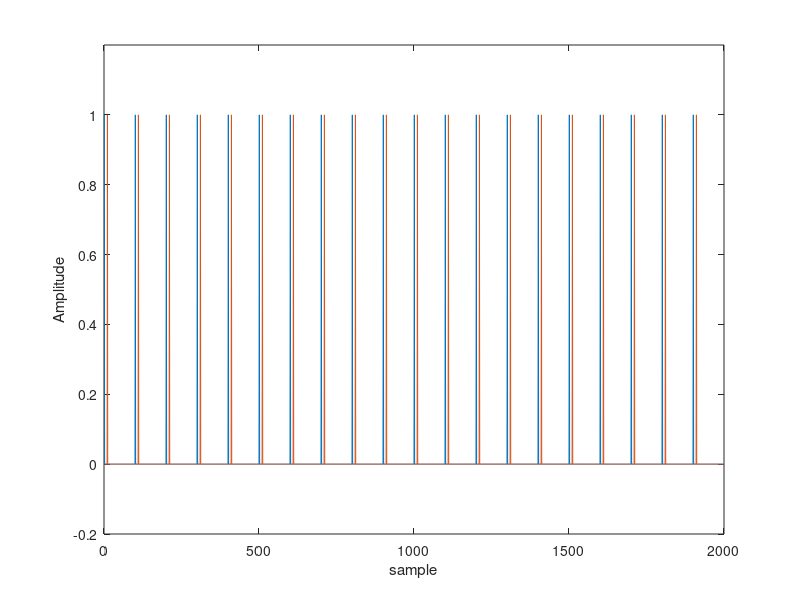
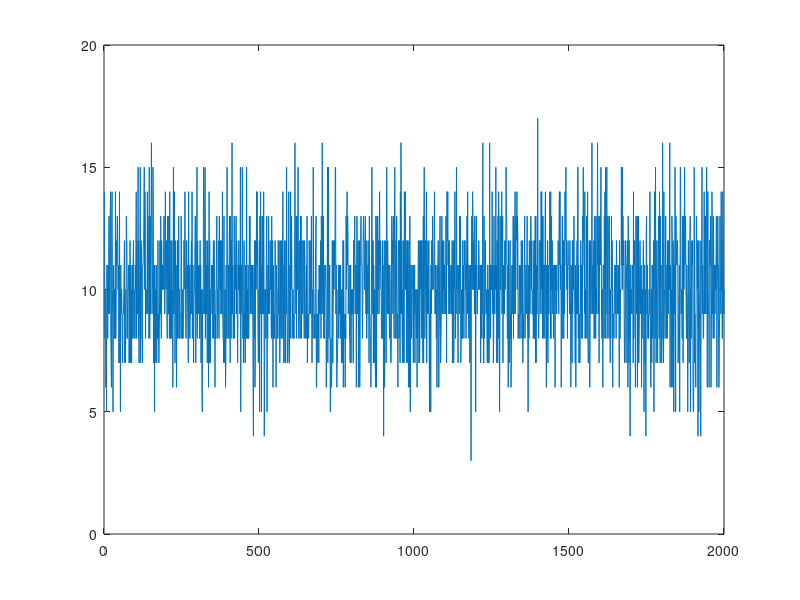
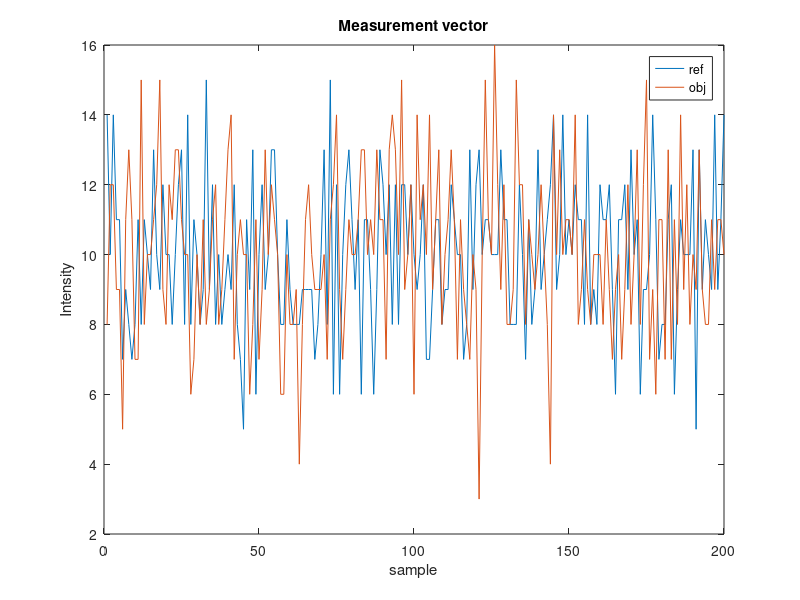

MATLAB code to generate these figures, in order: (Note: this script raises an error after producing the figures.)
clear all;
close all;
clc;

f=1000;
T=1/f;
fs=50;
Ts=1/fs;
k= 1; %sparse level per cycles
Nc = 100 % number sample per cycles
M = Nc*f/500; % number tranfers
N= Nc * f/fs; % length of signal

%generate signal reference
refsig = zeros(N,1);
ref= zeros(Nc,1) % signal tranfers
ref(1,1)= 1;

% time of the light wave flighting from the object to the imaging sensor
shiftime = 10;

%generate signal object
objsig = zeros(N,1);
obj = zeros(Nc,1)
obj (1+shiftime: k+shiftime)=1;

for i= 1:f/fs
    refsig((i-1)*Nc+1:i*Nc) = ref(:,1);
    objsig((i-1)*Nc+1:i*Nc) = obj(:,1);
end

% for i= 1:N
%     t(i) = (i-1)/(f*Nc);
% end

figure(1);
% plot(t,refsig,'linewidth',2)
plot(refsig);
hold on
plot(objsig)
ylim([-0.2 1.2]);
xlabel('sample');
ylabel('Amplitude');

%generate encode signal
Phi = randi([0 1],N,N);
y=Phi*refsig;
figure(2);
plot(y)


for i=1:M
   position(i,1) = (i-1) *shiftime+1
end

outputref = zeros(M,1);
outputobj = zeros(M,1);

%Making random measurements
A=zeros(M,N);
for i=1 : M
    outputref(i) = y(position(i));
    A(i,:) = Phi(position(i),:);
end
outputobj = A * objsig;


figure(3)
plot(outputref);
hold on
plot(outputobj);
xlabel('sample');
ylabel('Intensity');
title('Measurement vector');
legend('ref','obj')

% %Adding some measurement noise.
% SNR=15;
% outputobj=createNoise(outputobj,SNR);
% 
% 
% %Measurement vector with noise.
% outputobj = outputobj + e ;
% figure(4);
% plot(outputref);
% hold on
% plot(outputobj);
% title(sprintf('Measurement vector with noise at SNR=%d dB', SNR));



cvx_begin
    variable xp_ref(N);
    minimize (norm(xp_ref,1));
    subject to
    A*xp_ref==outputref;
cvx_end

% obj = OrthogonalMatchingPursuit(A,20,outputobj);

cvx_begin
    variable xp_obj(N);
    minimize (norm(xp_obj,1));
    subject to
    A*xp_obj==outputobj; 

%     norm(A*obj-outputobj,2) <= eps
%     minimize (norm(A*obj-outputobj,2)+0.01*norm(obj,1));
cvx_end

diff = objsig - xp_obj;
recovery_error = norm(diff) / norm(objsig);
fprintf('recovery error: %0.4f\n', recovery_error);


figure(5)
plot(ref)
hold on 
plot(obj)
xlabel('sample');
ylabel('Amplitude');
title('Reconstructed signal');
legend('ref','obj')
